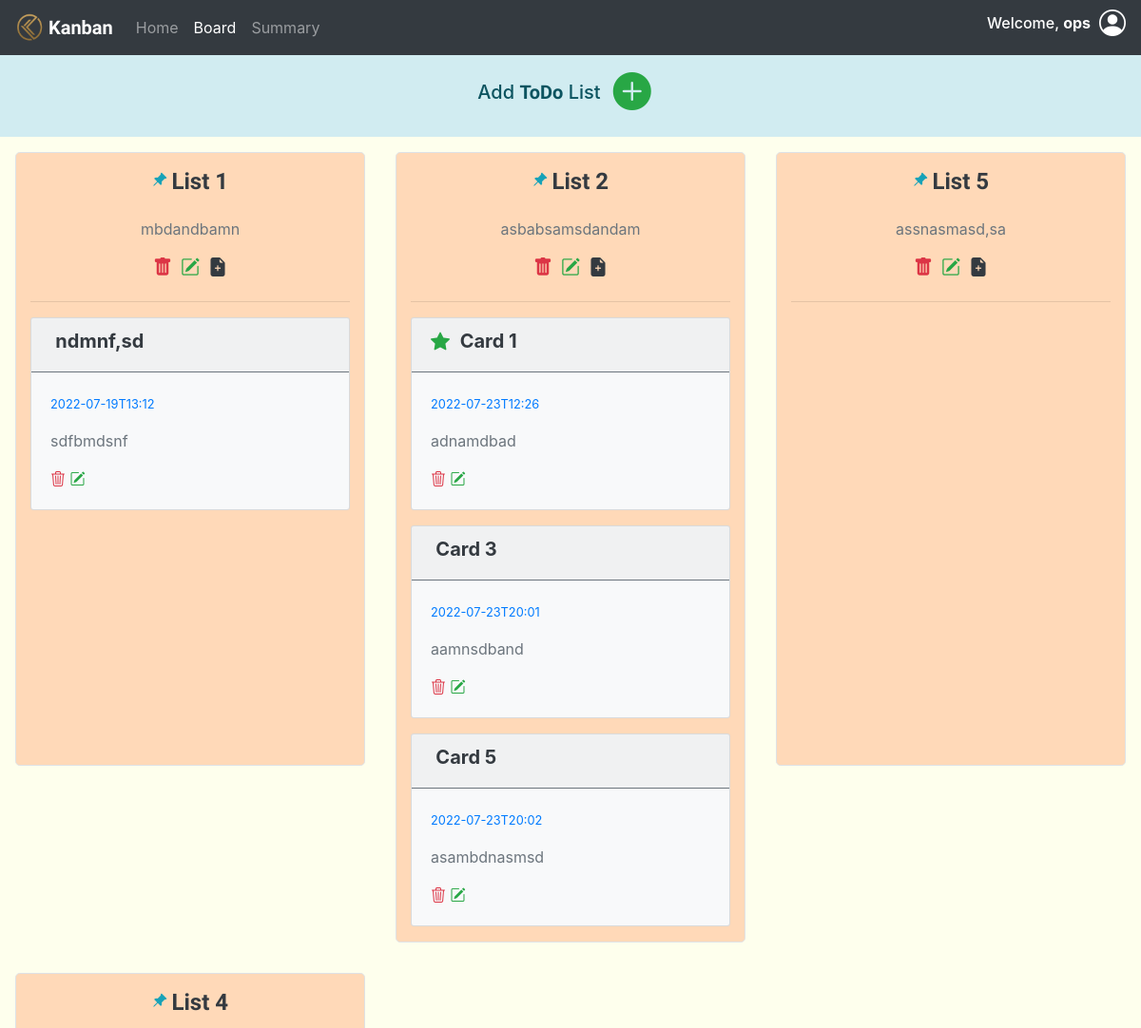
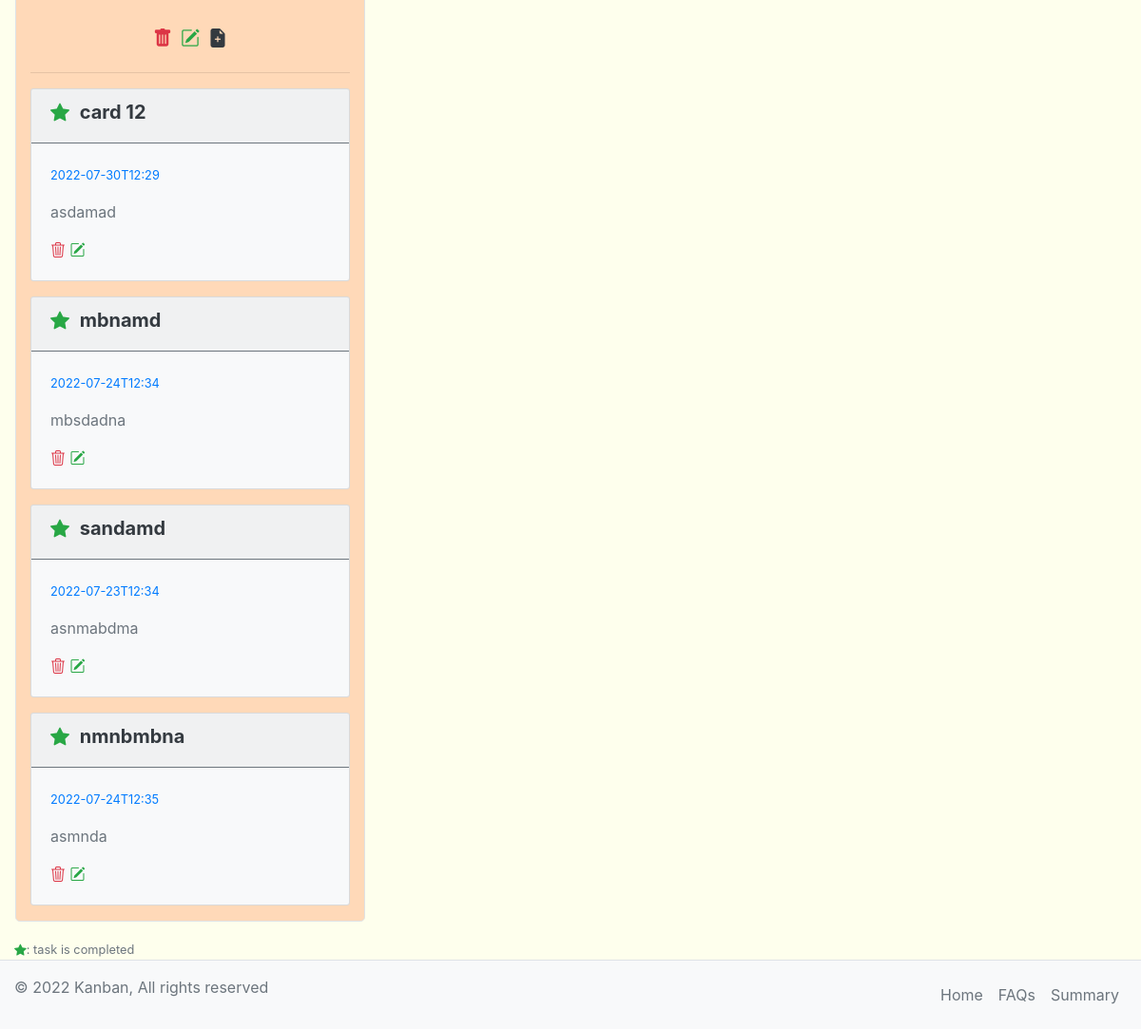
The page /board (signed in) on the database its author committed (2 pictures, top to bottom).
### application/models.py (models this page shows)
class Account(db.Model, UserMixin):
    __tablename__ = 'account'
    id = db.Column(db.Integer, primary_key=True, autoincrement=True)
    password = db.Column(db.String(255), nullable=False)
    username = db.Column(db.String, nullable=False)
    email = db.Column(db.String, nullable=False, unique=True)
    active = db.Column(db.Boolean())
    tpending = db.Column(db.Integer, default=0)
    tcompleted = db.Column(db.Integer, default=0)
    lists = db.relationship('List', secondary="account_list")
    roles = db.relationship('Role', secondary=roles_users,backref=db.backref('users', lazy='dynamic'))

class List(db.Model):
    __tablename__ = 'list'
    list_id = db.Column(db.Integer, primary_key=True, autoincrement=True)
    list_name = db.Column(db.String, nullable=False)
    list_desc = db.Column(db.String)
    lpending = db.Column(db.Integer, default=0)
    lcompleted = db.Column(db.Integer, default=0)
    loverdue = db.Column(db.Integer, default=0)
    cards = db.relationship('Card', secondary="list_card")

class Card(db.Model):
    __tablename__ = 'card'
    card_id = db.Column(db.Integer, primary_key=True, autoincrement=True)
    title = db.Column(db.String, nullable=False)
    content = db.Column(db.String)
    deadline = db.Column(db.String, nullable=False)
    creation_datetime = db.Column(db.String, nullable=False)
    completed = db.Column(db.Boolean(), default=0)
    last_update = db.Column(db.String)
    completed_datetime = db.Column(db.String)

### application/controllers.py (the view)
@app.route("/board", methods=['GET'])
def board():
    global alert_error, alert_color, alert_condition, alert_message
    lists = []
    if current_user.is_authenticated:
        lists = current_user.lists
    if alert_error:
        alert_error = False
        template = render_template('board.html',show=True, alert_color=alert_color, alert_condition=alert_condition, alert_message=alert_message, lists=lists)
        alert_color, alert_condition, alert_message = '','',''
        return template
    return render_template('board.html', lists=lists)

### templates/board.html (shortened to what this page needs)
<!doctype html>
<html lang="en">
<head>
    {% include 'head.html' %}
</head>
<body>
    <nav class="navbar navbar-expand-lg navbar-dark bg-dark">
        <a class="navbar-brand" href="/home" style="font-family: 'Prompt', sans-serif;">
            <img src="../static/images/logo.png" width="30" height="30" class="d-inline-block align-top" alt="">
            <strong> Kanban</strong>
        </a>
        <div class="collapse navbar-collapse" id="navbarNav">
            <ul class="navbar-nav mr-auto">
                <li class="nav-item">
                    <a class="nav-link" href="/home">Home </a>
                </li>
                <li class="nav-item active">
                    <a class="nav-link" href="/board">Board<span class="sr-only">(current)</span></a>
                </li>
                <li class="nav-item">
                    <a class="nav-link" href="/summary">Summary</a>
                </li>
            </ul>
            {% include 'log.html' %}
        </div>
    </nav>
    <div class="alert-info py-2">
        <div class="d-flex my-2 my-lg-0 justify-content-center align-items-center">
            <h5>Add <strong style="font-family: 'Prompt', sans-serif;">ToDo</strong> List</h5>
            <a class="btn  my-2 my-sm-0  " data-toggle="modal" data-target="#listCreateModal" type="submit">
                <h1 class="bi-plus-circle-fill text-success"></h1>
            </a>
        </div>
    </div>
    <div class="container-fluid " style="background-color: #feffed;">
        <div class="row ">
            {% if lists|length > 0 %}
            {% for list in lists %}
            <div class="col-lg-4 col-sm-6 col-md-6  p-3">
                <div class="container  justify-content-center justify-item-center border list border rounded-lg" style="background-color:  #ffd9b8;">
                    <div class="d-flex  justify-content-center py-3 ">
                        <i class="bi bi-pin-angle-fill text-info"></i>&nbsp;
                        <h4 class="text-dark"><strong style="font-family: 'Prompt', sans-serif;">{{
                                list['list_name']}}</strong></h4>
                    </div>
                    <div class="d-flex  justify-content-center px-3">
                        <p class="text-muted">{{ list['list_desc'] }}</p>
                    </div>
                    <div class="d-flex  justify-content-center">
                        <a href="" class=" text-danger" data-toggle="modal"
                            data-target="#listDeleteModal_{{list['list_id']}}">
                            <h5 class=" bi-trash-fill"></h5>
                        </a>&nbsp;&nbsp;
                        <a href="" class=" text-success" data-toggle="modal"
                            data-target="#listUpdateModal_{{list['list_id']}}">
                            <h5 class="bi-pencil-square"></h5>
                        </a>&nbsp;&nbsp;
                        <a href="" class=" text-dark" data-toggle="modal" data-target="#createCard_{{list['list_id']}}">
                            <h5 class="bi-file-earmark-plus-fill"></h5>
                        </a>
                    </div>
                    <hr>
                    {% if list['cards']|length > 0 %}
                    {% for card in list['cards'] %}
                    <div class="card bg-light mb-3 rounded-sm">
                        <div class="card-header  in-line border-secondary">
                            <h5>
                                {%if card['completed'] %}
                                <i class="bi bi-star-fill text-success"></i>
                                {% endif %}
                                &nbsp;<strong class="text-dark">{{card['title']}}</strong>
                            </h5>
                        </div>
                        <div class="card-body justify-item-center">
                            <p class="card-text text-primary"><small class="">{{card['deadline']}}</small></p>
                            <p class="card-text text-muted">{{card['content']}}</p>
                            <form action="/delete" method="post" class="inline">
                                <a href="" class="bi-trash3 text-danger" type="" data-toggle="modal"
                                    data-target="#cardDeleteModal_{{card['card_id']}}"></a>
                                <a href="" class="bi-pencil-square text-success" data-toggle="modal"
                                    data-target="#cardUpdateModal_{{card['card_id']}}"></a>
                            </form>
                        </div>
                    </div>
                    {% endfor %}
                    {% endif %}
                </div>
            </div>
            {% endfor %}
            {% endif %}
        </div>
        <small class="text-muted"><i class="bi bi-star-fill text-success"></i>: task is completed</small>
    </div>
    {% include 'footer.html' %}
</body>
</html>

### templates/head.html (shortened to what this page needs)
    <link rel="stylesheet" href="https://cdn.jsdelivr.net/npm/bootstrap-icons@1.8.3/font/bootstrap-icons.css">
    <link rel="stylesheet" href="https://cdn.jsdelivr.net/npm/bootstrap@4.4.1/dist/css/bootstrap.min.css"
>
    <link rel="stylesheet" href="../static/style.css">

### templates/log.html (shortened to what this page needs)
{% if current_user.is_authenticated %}
<h6 class="text-white ">Welcome, <strong>{{current_user.username}} </strong></h6>&nbsp;&nbsp;
<div class="dropdown dropleft">
    <a href="" class="my-sm-0 dropdown-toggle my-2 " id="profile" data-toggle="dropdown"
        aria-haspopup="true" aria-expanded="false">
        <h3 class="bi text-white bi-person-circle"></h3>
    </a>
</div>
{% else %}
<a href="/login" class="btn btn-outline-success my-2 my-sm-0 ">SignIn</a>
<a href="/register" class="btn btn-outline-danger my-2 my-sm-0 mx-2" role="button"
    aria-pressed="true">SignUp</a>
{% endif %}

### templates/footer.html (shortened to what this page needs)
<footer class="d-flex flex-wrap justify-content-between  py-3 border-top bg-light ">
    <p class="col-md-4 mb-0 text-muted"> &copy; 2022 Kanban, All rights reserved</p>
    <ul class="nav col-md-4 justify-content-end">
        <li class="nav-item"><a href="/home" class="nav-link px-2 text-muted">Home</a></li>
        <li class="nav-item"><a href="/home" class="nav-link px-2 text-muted">FAQs</a></li>
        <li class="nav-item"><a href="/summary" class="nav-link px-2 text-muted">Summary</a></li>
    </ul>
</footer>

### static/style.css (style rules this page uses)
.dropdown-toggle::after { content: none; }
.dropleft .dropdown-toggle::before { display: inline-block; margin-right: 0.255em; vertical-align: 0.255em; content: none; border-top: 0.3em solid transparent; border-right: 0.3em solid; border-bottom: 0.3em solid transparent; }
.container { min-height: 70%; min-height: -webkit-calc(100% - 186px); min-height: -moz-calc(100% - 186px); min-height: calc(100% - 186px); }

### rows shown on the page
Account: username "ops"
List: list_name "List 1", list_desc "mbdandbamn"
Card: title "ndmnf,sd", deadline "2022-07-19T13:12", content "sdfbmdsnf"
List: list_name "List 2", list_desc "asbabsamsdandam"
Card: completed 1 (drawn), title "Card 1", deadline "2022-07-23T12:26", content "adnamdbad"
Card: title "Card 3", deadline "2022-07-23T20:01", content "aamnsdband"
Card: title "Card 5", deadline "2022-07-23T20:02", content "asambdnasmsd"
List: list_name "List 5", list_desc "assnasmasd,sa"
List: list_name "List 4"
Card: completed 1 (drawn), title "card 12", deadline "2022-07-30T12:29", content "asdamad"
Card: completed 1 (drawn), title "mbnamd", deadline "2022-07-24T12:34", content "mbsdadna"
Card: completed 1 (drawn), title "sandamd", deadline "2022-07-23T12:34", content "asnmabdma"
Card: completed 1 (drawn), title "nmnbmbna", deadline "2022-07-24T12:35", content "asmnda"
